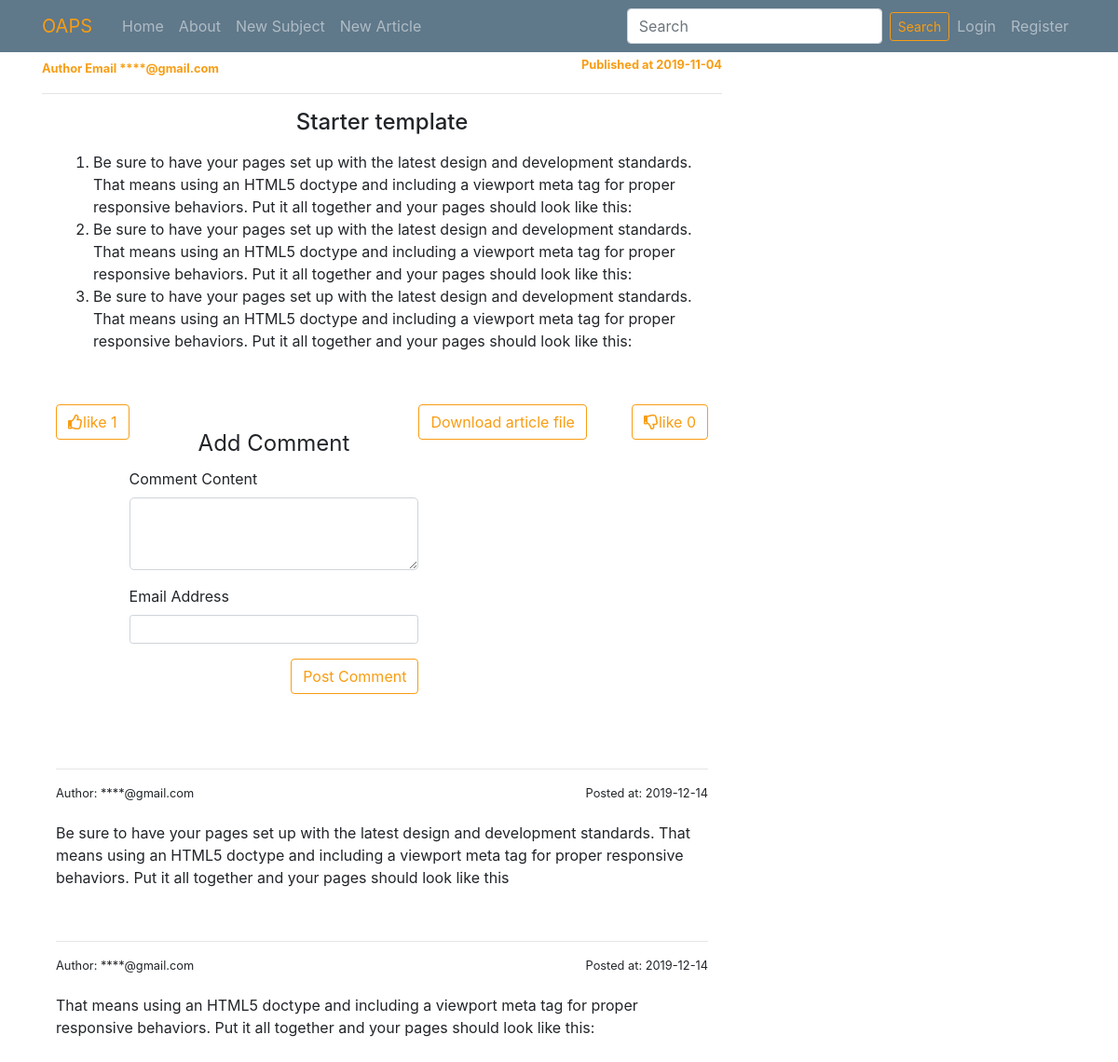
The app's page /article/2 with its own data.
### blog/modules.py (models this page shows)
class Article(db.Model):
	id = db.Column(db.Integer, primary_key=True)
	title = db.Column(db.String(20), nullable=False)
	body = db.Column(db.Text, nullable=False)
	articlefile = db.Column(db.String(30), nullable=True)
	authorEmail = db.Column(db.String(20), nullable=False)
	date_posted = db.Column(db.DateTime, nullable=False, default=datetime.utcnow)
	subject_id = db.Column(db.Integer, db.ForeignKey('subject.id'), nullable=False)
	comments = db.relationship('Comment', backref='article', lazy='dynamic')
	likes = db.relationship('LikeArticle', backref='article', lazy='dynamic')
	dislikes = db.relationship('DisLikeArticle', backref='article', lazy='dynamic')
	visitors = db.relationship('Visitor', backref='article', lazy='dynamic')

class Comment(db.Model):
	id = db.Column(db.Integer, primary_key=True)
	content = db.Column(db.Text, nullable=False)
	authorEmail = db.Column(db.String(20), nullable=False)
	date_posted = db.Column(db.DateTime, nullable=False, default=datetime.utcnow)
	article_id = db.Column(db.Integer, db.ForeignKey('article.id'), nullable=False)

### blog/routes.py (the view)
@app.route('/article/<int:id>', methods=['POST', 'GET'])
def article(id):
	form = CommentForm()
	if form.validate_on_submit():
		comment = Comment(content=form.content.data, authorEmail=form.authorEmail.data, article_id=id)
		db.session.add(comment)
		db.session.commit()
		flash('Your comment has published successfully!', 'success')
		return redirect(url_for('article', id=id))
	article = Article.query.get_or_404(id)
	ip_add = request.remote_addr
	visitor = Visitor(article_id=article.id, visitor_ip=ip_add)
	result = Visitor.query.filter(and_(Visitor.article_id == article.id, Visitor.visitor_ip == ip_add)).first()
	if not result:
		db.session.add(visitor)
		db.session.commit()
	return render_template('article.html', article=article, form=form, Comment=Comment, len=len)

### blog/forms.py (shortened to what this page needs)
class CommentForm(FlaskForm):
	content = TextAreaField('Comment Content', validators=[DataRequired('Content field is Empty'), Length(min=3)])
	authorEmail = StringField('Email Address', validators=[DataRequired(), Email()])
	submit = SubmitField('Post Comment')

### blog/templates/article.html (shortened to what this page needs)
{% extends 'layouts.html' %}
	{% block content %}
          <small><b class="text-primary">Author Email {{ article.authorEmail[4:].rjust(len(article.authorEmail), "*") }}</b>
            <b class="text-primary float-right">Published at {{  article.date_posted.strftime('%Y-%m-%d') }}</b></small>
          <hr>
          {% set content = request.args.get('content') %}
		  <div class="container">
            <h4 class="article_title text-center">{{ article.title }}</h4>
            {% if content %}
                {% if content.lower() in article.body.lower() %}
                    {{ article.body.lower().replace(content.lower(), '<span style="background-color: yellow;">{}</span>'.format(content)) | safe }}
                {% endif %}
                {% else %}
                    <p class="article_body">{{ article.body | safe }}</p>
            {% endif %}
                <button type="submit" id="like" value="{{ article.id }}" class="btn btn-outline-primary float-left"><i class="far fa-thumbs-up"></i>like <span id="likes">{{ article.likes.count() }}</span></button>
                <button type="submit" id="dislike" value="{{ article.id }}" class="btn btn-outline-primary float-right"><i class="far fa-thumbs-down"></i>like <span id="dislikes">{{ article.dislikes.count() }}</span></button>
                <a href="{{ url_for('download_file', filename=article.articlefile) }}" class="btn btn-outline-primary float-right mr-5">Download article file</a>
         </div><br>
		    <form method="POST" action="">
            <fieldset class="form-group">
                <legend class="border-botton mt-4 text-center">Add Comment</legend>
                <div class="form-group">
                    {{ form.content.label(class="form-control-label") }}
                    {% if form.content.errors %}
                        {{ form.content(class="form-control form-control-lg is-invalid", id="editor") }}
                        <div class="invalid-feedback">
                            {% for error in form.content.errors %}
                                <span>{{ error }}</span>
                            {% endfor %}
                        </div>
                        {% else %}
                           {{ form.content(class="form-control form-control-lg", id='editor') }}
                    {% endif %}
                </div>
                <div class="form-group">
                    {{ form.authorEmail.label(class="form-control-label") }}
                    {% if form.authorEmail.errors %}
                        {{ form.authorEmail(class="form-control form-control-lg is-invalid") }}
                        <div class="invalid-feedback">
                            {% for error in form.authorEmail.errors %}
                                <span>{{ error }}</span>
                            {% endfor %}
                        </div>
                        {% else %}
                           {{ form.authorEmail(class="form-control form-control-sm") }}
                    {% endif %}
                </div>
                <div class="form-group">
                    {{ form.submit(class="btn btn-outline-primary float-right") }}
                </div>
            </fieldset>
        </form><br><br>
            {% set comments = Comment.query.filter(Comment.article_id == article.id).order_by(Comment.id.desc()).all() %}
            {% for comment in comments %}
                <div class="container">
                    <hr>
                    <small>
                        <span class="float-left">
                            Author: {{ comment.authorEmail[4:].rjust(len(comment.authorEmail), "*") }}</span>
                        <span class="float-right">Posted at: {{ comment.date_posted.strftime('%Y-%m-%d') }}</span>
                    </small><br>
                    <p>{{ comment.content | safe }}</p>
                </div><br>
            {% endfor %}
	{% endblock %}

### records on screen
Article: authorEmail "****@gmail.com", date_posted "2019-11-04", title "Starter template", body "Be sure to have your pages set up with the latest design and development standards. That means using an HTML5 doctype and including a viewport meta tag for proper responsive behaviors. Put it all together and your pages should look like this: Be sure to have your pages set up with the latest design and development standards. That means using an HTML5 doctype and including a viewport meta tag for proper responsive behaviors. Put it all together and your pages should look like this: Be sure to have your pages set up with the latest design and development standards. That means using an HTML5 doctype and including a viewport meta tag for proper responsive behaviors. Put it all together and your…"
Comment: authorEmail "****@gmail.com", date_posted "2019-12-14", content "Be sure to have your pages set up with the latest design and development standards. That means using an HTML5 doctype and including a viewport meta tag for proper responsive behaviors. Put it all together and your pages should look like this"
Comment: authorEmail "****@gmail.com", date_posted "2019-12-14", content "That means using an HTML5 doctype and including a viewport meta tag for proper responsive behaviors. Put it all together and your pages should look like this:"

### other values on screen
{{ article.likes.count() }} "1"
{{ article.dislikes.count() }} "0"
